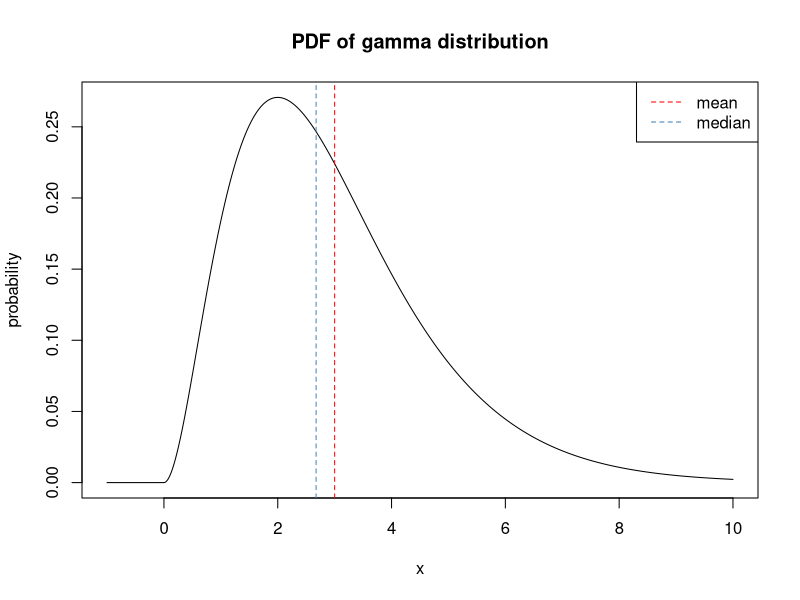
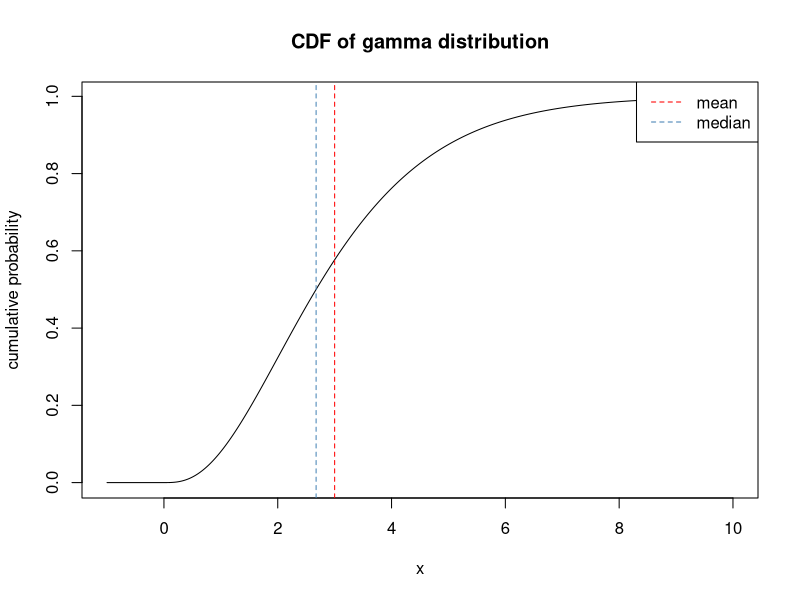
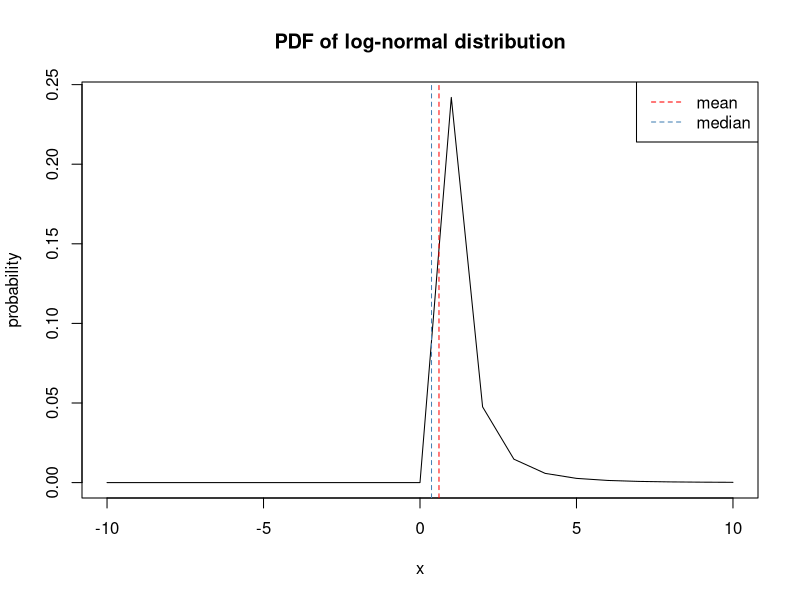
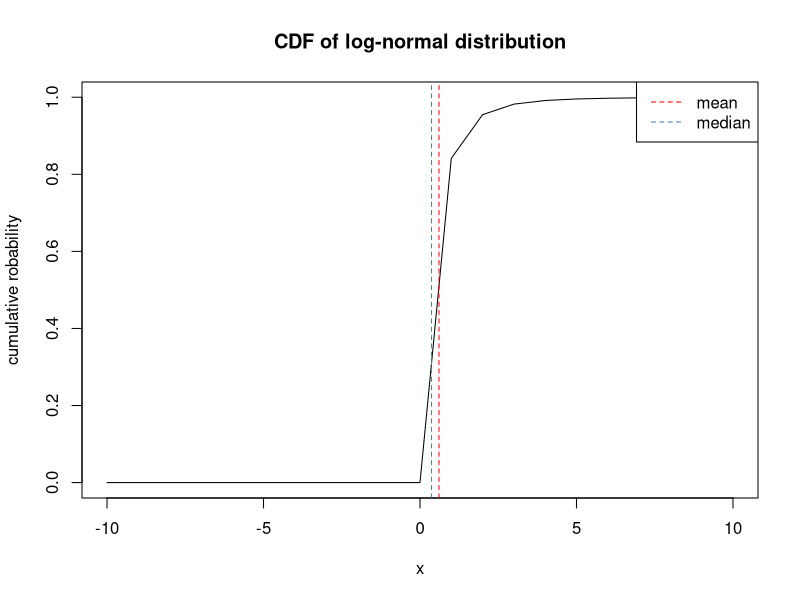
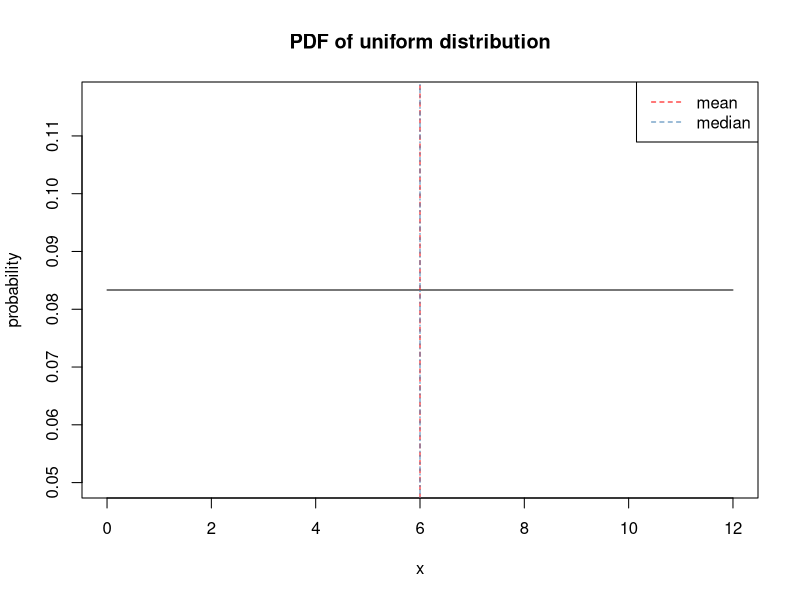
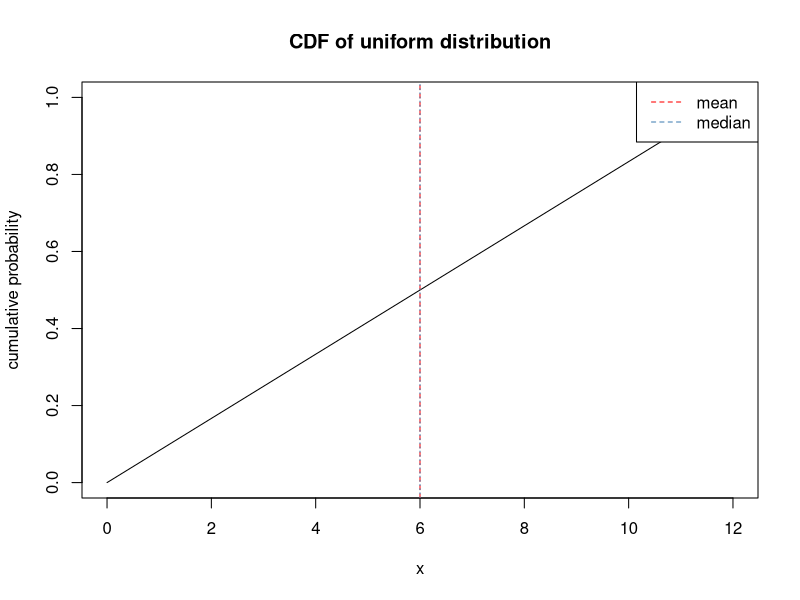
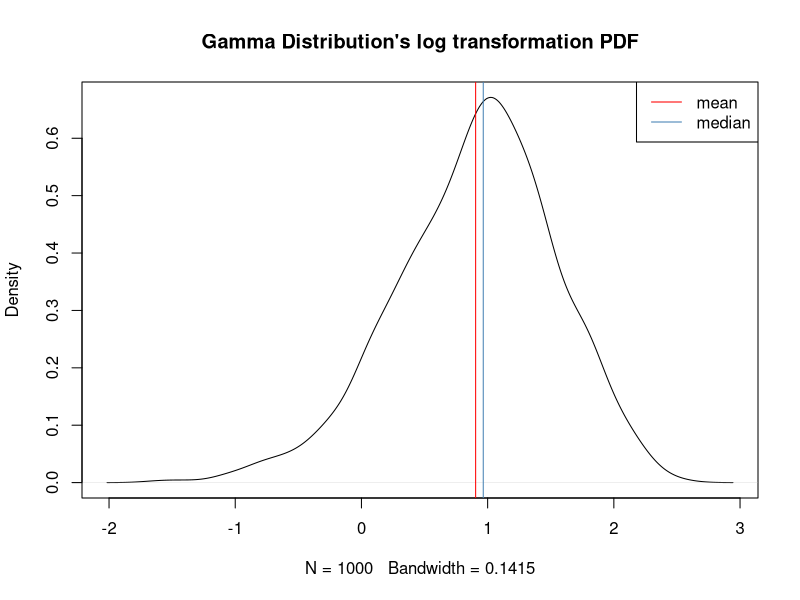
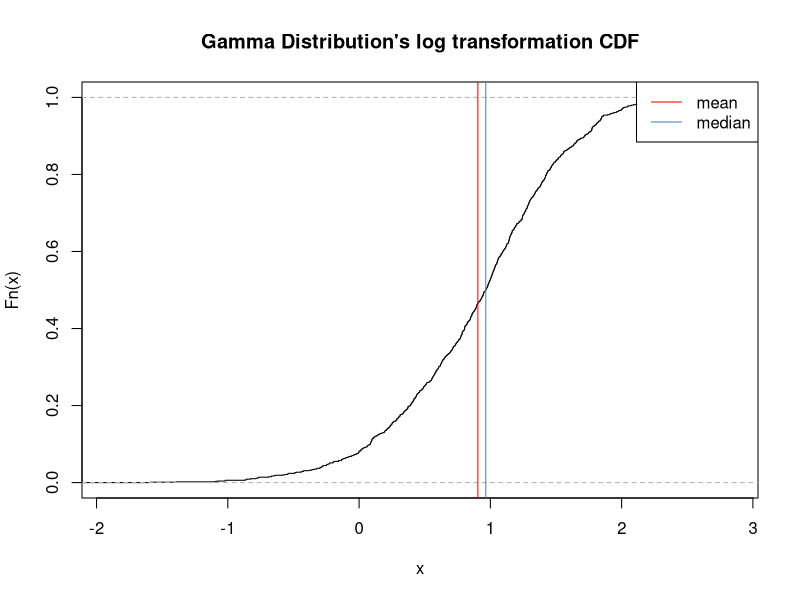

These figures' R source, in order:
## ---- chunk 1
knitr::opts_chunk$set(echo = TRUE)
## ---- chunk 2
x <- seq(-1,10,by=0.01)

pdfg <- dgamma(x,shape =3, scale=1)
cdfg <- pgamma(x,shape =3, scale=1)

mean<- 3*1
med <- qgamma(0.5,shape =3, scale=1)

plot(x,pdfg,main="PDF of gamma distribution",
  xlab="x", ylab="probability",type = "l")
abline(v=c(mean,med), lty=2,col=c("red","steel blue"))
legend("topright", c("mean","median"), col=c("red", "steelblue"), lty=c(2,2))

plot(x,cdfg,main="CDF of gamma distribution",
  xlab="x", ylab="cumulative probability",type="l")
abline(v=c(mean,med), lty=2,col=c("red","steel blue"))
legend("topright", c("mean","median"), col=c("red", "steelblue"), lty=c(2,2))
## ---- chunk 3
x <- c(-10:10)
y <- dlnorm(x,meanlog=-1, sdlog=1)
y1 <- plnorm(x,meanlog=-1, sdlog=1)
y_mean <- exp(-1+1^2/2)
y_med <- qlnorm(0.5,-1,1)

plot(x,y,type="l",main="PDF of log-normal distribution",
  xlab="x", ylab="probability")
abline(v=c(y_mean,y_med), lty=2,col=c("red","steel blue"))
legend("topright", c("mean","median"), col=c("red", "steelblue"), lty=c(2,2))

plot(x,y1,type="l",main="CDF of log-normal distribution",
  xlab="x", ylab="cumulative robability")
abline(v=c(y_mean,y_med), lty=2,col=c("red","steel blue"))
legend("topright", c("mean","median"), col=c("red", "steelblue"), lty=c(2,2))
## ---- chunk 4
x <- seq(0,12)
y<-dunif(x, min=0, max=12)
y2=punif(x, min=0, max=12)
ymean <- 1/2*(0+12)
ymed<- qunif(0.5, min=0, max=12)
plot(x,y,type="l",main="PDF of uniform distribution",
  xlab="x", ylab="probability")
abline(v=c(ymean,ymed), lty=c(2,4),col=c("red","steel blue"))
legend("topright", c("mean","median"), col=c("red", "steelblue"), lty=c(2,2))

plot(x, y2,type="l",main="CDF of uniform distribution",
  xlab="x", ylab="cumulative probability")
abline(v=c(ymean,ymed), lty=c(2,3),col=c("red","steel blue"))
legend("topright", c("mean","median"), col=c("red", "steelblue"), lty=c(2,2))
## ---- chunk 5
x <- rgamma(1000,shape=3,scale=1)
#log transformation
Y <- log(x)
plot(density(Y), type="l", main="Gamma Distribution's log transformation PDF")
abline(v=mean(Y),col="red")
abline(v=median(Y),col="steelblue")
legend("topright", c("mean","median"), col=c("red", "steelblue"), lty=c(1,1))

#plot CDF for Gamma distribution log transformation
plot(ecdf(Y),main="Gamma Distribution's log transformation CDF")
abline(v=mean(Y),col="red")
abline(v=median(Y),col="steelblue")
legend("topright", c("mean","median"), col=c("red", "steelblue"), lty=c(1,1))

## ---- chunk 6
x <- rlnorm(1000, meanlog=-1, sdlog=1)
Y <- log(x)
#plot PDF for Log normal distribution
plot(density(Y), type="l", main="Log Normal Distribution's log transformation PDF")
abline(v=mean(Y),col="red")
abline(v=median(Y),col="steelblue")
legend("topright", c("mean","median"), col=c("red", "steelblue"), lty=c(1,1))

#plot CDF for log normal distribution log transformation
plot(ecdf(Y),main="Log Normal Distribution's log transformation CDF")
abline(v=mean(Y),col="red")
abline(v=median(Y),col="steelblue")
legend("topright", c("mean","median"), col=c("red", "steelblue"), lty=c(1,1))
## ---- chunk 7
x <- runif(1000, min=0, max=12)
Y <- log(x)
#plot PDF for uniform distribution
plot(density(Y), type="l", main="Uniform Distribution's log transformation PDF")
abline(v=mean(Y),col="red")
abline(v=median(Y),col="steelblue")
legend("topright", c("mean","median"), col=c("red", "steelblue"), lty=c(1,1))

#plot CDF for uniform distribution log transformation
plot(ecdf(Y),main="Uniform Distribution's log transformation CDF")
abline(v=mean(Y),col="red")
abline(v=median(Y),col="steelblue")
legend("topright", c("mean","median"), col=c("red", "steelblue"), lty=c(1,1))
## ---- chunk 8
out_gmean <- rep(NA, 1000)
out_amean <- rep(NA, 1000)

shape=3
scale=1
for (i in 1:1000){
  rec <- rgamma(0:100, shape=3, scale=1)
  out_gmean[i] <- exp(mean(log(rec)))
  out_amean[i] <- mean(rec)
}

plot(out_amean,out_gmean,main="Geometric mean vs arithmetic mean for gamma distribution")
abline(a=0,b=1)
hist(out_amean-out_gmean, main="difference in mean for gamma distribution")
## ---- chunk 9
out_gmean <- rep(NA, 1000)
out_amean <- rep(NA, 1000)
for (i in 1:1000){
  rec<- rlnorm(0:100, meanlog = -1,sdlog = 1)
  out_gmean[i] <- exp(mean(log(rec)))
  out_amean[i] <- mean(rec)
}
plot(out_amean,out_gmean,main="Geometric mean vs arithmetic mean for log-normal distribution")
abline(a=0,b=1)
hist(out_amean-out_gmean,main="difference in mean for log-normal distribution")


## ---- chunk 10
out_gmean <- rep(NA, 1000)
out_amean <- rep(NA, 1000)

min=0
max=12
for (i in 1:1000){
  rec<-runif(x,min, max)
  out_gmean[i]<- exp(mean(log(rec)))
  out_amean[i]<- mean(rec)
}
plot(out_amean,out_gmean,main="Geometric mean vs arithmetic mean for uniform distribution")
abline(a=0,b=1)
hist(out_amean-out_gmean,main="difference in mean for uniform distribution")
## ---- chunk 11
e_log <- rep(NA, 1000)
log_e <- rep(NA, 1000)

shape=3
scale=1
for (i in 1:1000){
  z <- rgamma(0:100, shape=3, scale=1)
  log_z <- log(z)
  e_log[i] <- mean(log_z)
  log_e[i] <- log(mean(z))
}
hist(e_log-log_e,main="difference for gamma distribution")
## ---- chunk 12
e_log <- rep(NA, 1000)
log_e <- rep(NA, 1000)

for (i in 1:1000){
  z <- rlnorm(0:100, meanlog = -1,sdlog = 1)
  log_z <- log(z)
  e_log[i] <- mean(log_z)
  log_e[i] <- log(mean(z))
}
hist(e_log-log_e,main="difference for log-normal distribution")
## ---- chunk 13
e_log <- rep(NA, 1000)
log_e <- rep(NA, 1000)

for (i in 1:1000){
  z <- runif(0:100, min=0,max=12)
  log_z <- log(z)
  e_log[i] <- mean(log_z)
  log_e[i] <- log(mean(z))
}
hist(e_log-log_e,main="difference for unifrom distribution")
